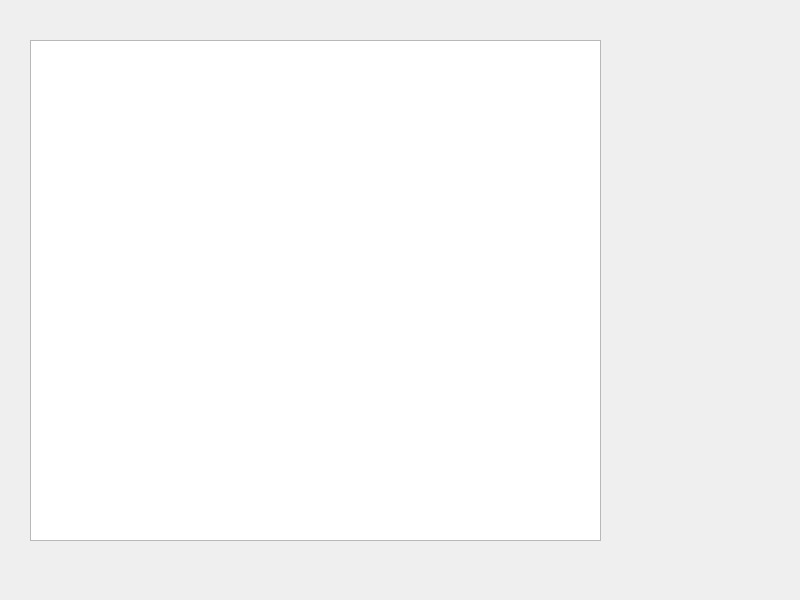
<?xml version="1.0" encoding="UTF-8"?>
<ui version="4.0">
 <class>FileSync</class>
 <widget class="QWidget" name="FileSync">
  <property name="geometry">
   <rect>
    <x>0</x>
    <y>0</y>
    <width>800</width>
    <height>600</height>
   </rect>
  </property>
  <property name="windowTitle">
   <string>FileSync</string>
  </property>
  <widget class="QTextBrowser" name="TBrwDebug">
   <property name="geometry">
    <rect>
     <x>30</x>
     <y>40</y>
     <width>571</width>
     <height>501</height>
    </rect>
   </property>
  </widget>
 </widget>
 <resources/>
 <connections/>
</ui>
